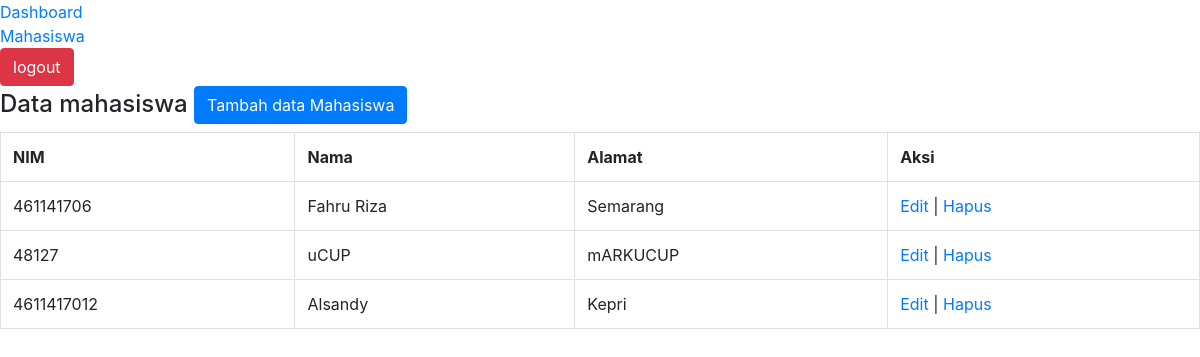
The page /index.php?page=mahasiswa (signed in) on the database its author committed.
### tables this page shows
CREATE TABLE `menu` (
  `id` int(64) NOT NULL,
  `nama_menu` varchar(255) NOT NULL,
  `page` varchar(255) NOT NULL
);

CREATE TABLE `mahasiswa` (
  `nim` varchar(255) NOT NULL,
  `nama` varchar(255) NOT NULL,
  `alamat` varchar(255) NOT NULL
);

### aplikasi.php (called while the page is built, shortened)
<?php
    function connect_to_db()
    {
            $conn =mysqli_connect('localhost',"root","root","coba");
        if($conn == false)
        {
                echo mysqli_connect_error();
                die();
        }
        else
        {
            return $conn;
        }
    }
function get_menu($id_level){
    $conn =connect_to_db();
    $sql = "SELECT b.* FROM level_menu as a JOIN menu as b ON a.id_menu=b.id WHERE a.id_level=$id_level";
    $query = mysqli_query($conn,$sql);
    return $query;
}
function select_db($sql)
{
    $conn = connect_to_db();
    return mysqli_query($conn,$sql);
}
function get_mahasiswa()
{
    $sql="select * from mahasiswa";
    return select_db($sql);
}
?>

### mahasiswa.php (the view, shortened to what this page needs)
<h4>
    Data mahasiswa
    <span class="float-right" >
    <a href="index.php?page=form_add_mahasiswa" class= "btn btn-primary">Tambah data Mahasiswa </a>
    </span>
    </h4>
<?php
    $mahasiswa =get_mahasiswa();
?>
<table class="table table-bordered">
<tr>
    <th>NIM</th>
    <th>Nama</th>
    <th>Alamat</th>
    <th>Aksi</th>
</tr>
<?php
while($row=mysqli_fetch_assoc($mahasiswa))
{
    echo "<tr>
        <td>".$row['nim']."</td>
        <td>".$row['nama']."</td>
        <td>".$row['alamat']."</td>
        <td>
            <a href='index.php?page=edit_mahasiswa&nim=".$row['nim']."'>Edit</a> |
            <a href='index.php?page=hapus_mahasiswa&nim=".$row['nim']."'>Hapus</a>
        </td>
    </tr>";
}
?>
</table>

### index.php (shortened to what this page needs)
<?php
    require_once("aplikasi.php");
?>
<!doctype html>
<html lang="en">
<head>
    <link rel="stylesheet" href="https://stackpath.bootstrapcdn.com/bootstrap/4.3.1/css/bootstrap.min.css"
>
</head>
<?php
    if(isset($_SESSION['username']))
    {
        $menu =get_menu($_SESSION['id_level']);
        while($row = mysqli_fetch_array($menu))
        {
            echo "<a href='index.php?page=".$row['page']."'>".$row['nama_menu']."</a><br />";
        }
        echo '<a href = "index.php?page=logout" class="btn btn-danger">logout<a/>';
    }
    else
    {
    }
    ?>
<body>
        <?php
            if(isset($_GET['page']))
            {
                $page =$_GET['page'];
            }
            else{
                $page="beranda";
            }
            require_once($page.".php");
        ?>
</body>
</html>

### rows shown on the page
menu: nama_menu "Dashboard"
menu: nama_menu "Mahasiswa"
mahasiswa: nim "461141706", nama "Fahru Riza", alamat "Semarang"
mahasiswa: nim "48127", nama "uCUP", alamat "mARKUCUP"
mahasiswa: nim "4611417012", nama "Alsandy", alamat "Kepri"
